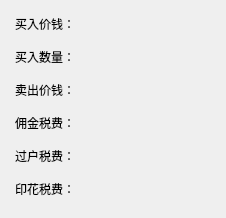
<?xml version="1.0" encoding="UTF-8"?>
<ui version="4.0">
 <class>JKStockTradeDetail</class>
 <widget class="QDialog" name="JKStockTradeDetail">
  <property name="geometry">
   <rect>
    <x>0</x>
    <y>0</y>
    <width>226</width>
    <height>218</height>
   </rect>
  </property>
  <property name="windowTitle">
   <string>Dialog</string>
  </property>
  <layout class="QVBoxLayout" name="verticalLayout">
   <property name="spacing">
    <number>15</number>
   </property>
   <property name="leftMargin">
    <number>15</number>
   </property>
   <property name="topMargin">
    <number>15</number>
   </property>
   <item>
    <widget class="QLabel" name="lblBuyPrice">
     <property name="text">
      <string>买入价钱：</string>
     </property>
    </widget>
   </item>
   <item>
    <widget class="QLabel" name="lblBuyCount">
     <property name="text">
      <string>买入数量：</string>
     </property>
    </widget>
   </item>
   <item>
    <widget class="QLabel" name="lblSellPrice">
     <property name="text">
      <string>卖出价钱：</string>
     </property>
    </widget>
   </item>
   <item>
    <widget class="QLabel" name="lblCommission">
     <property name="text">
      <string>佣金税费：</string>
     </property>
    </widget>
   </item>
   <item>
    <widget class="QLabel" name="lblTransfer">
     <property name="text">
      <string>过户税费：</string>
     </property>
    </widget>
   </item>
   <item>
    <widget class="QLabel" name="lblStampTax">
     <property name="text">
      <string>印花税费：</string>
     </property>
    </widget>
   </item>
   <item>
    <spacer name="verticalSpacer">
     <property name="orientation">
      <enum>Qt::Vertical</enum>
     </property>
     <property name="sizeHint" stdset="0">
      <size>
       <width>20</width>
       <height>29</height>
      </size>
     </property>
    </spacer>
   </item>
  </layout>
 </widget>
 <resources/>
 <connections/>
</ui>
